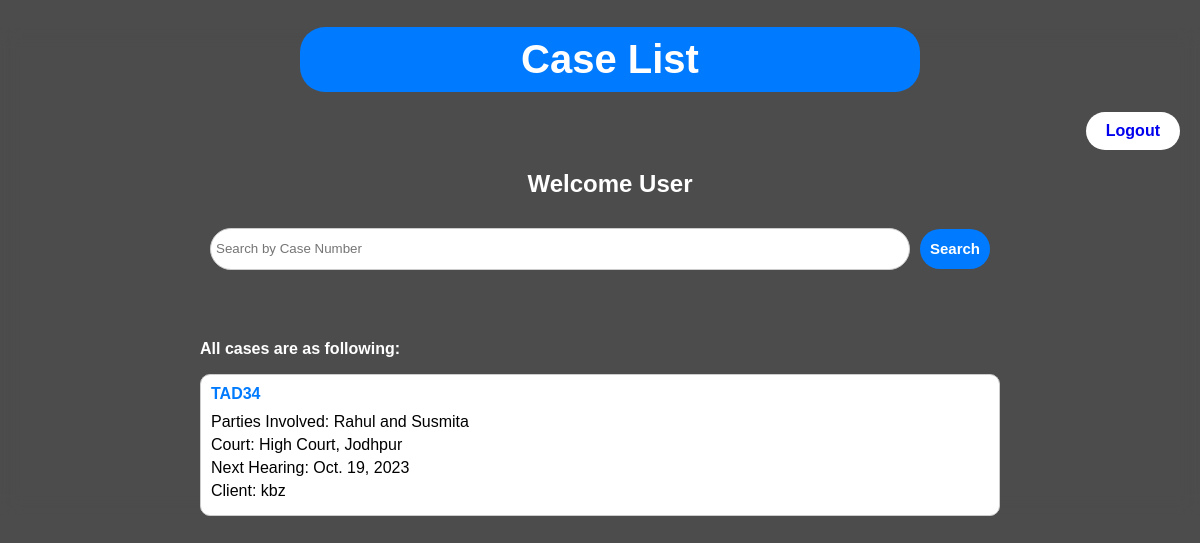
/ (signed in), run on the app's committed database.
### case_management/models.py (models this page shows, shortened)
class Case(models.Model):
    case_number = models.CharField(max_length=50)
    parties_involved = models.TextField()
    court_name = models.CharField(max_length=100)
    previous_hearing = models.DateField(null=True, blank=True)
    next_hearing = models.DateField(null=True, blank=True)
    hearing_date = models.DateField(null=True, blank=True)
    hearing_time = models.TimeField(null=True, blank=True)
    client = models.ForeignKey(User, on_delete=models.CASCADE, related_name='cases', null=True)

### case_management/views.py (the view)
# urls.py: path('', views.case_list, name='case_list'),  # URL for listing cases
@login_required
def case_list(request):
    if request.user.is_superuser:
        cases = Case.objects.all()
    else:
        cases = Case.objects.filter(client=request.user.id)
    return render(request, 'case_management/case_list.html', {'cases': cases})

### case_management/templates/case_management/case_list.html (shortened to what this page needs)
<!DOCTYPE html>
<html>
<head>
</head>
<body >
    <h1>Case List</h1>
    <div class="header">
        <button class="login"><a style="text-decoration: none;" href="{% url 'user_logout' %}">Logout</a></button>
    </div>
    {% if request.user.is_superuser %}
    <h2>Welcome Admin</h2>
    {% else %}
    <h2> Welcome User</h2>
    {% endif %}
    <div class="container">
        <form id="search-form-container">
            <div id="search-form">
                <input type="text" id="case-number" placeholder="Search by Case Number">
                <button type="submit" id="search-button"><b>Search</b></button>
            </div>
        </form>
        <div id="search-results">
        </div>
        <div> <b style="color: #fff;">All cases are as following: </b> </div>
        <ul class="case-list">
            {% for case in cases %}
                <li>
                    <a href="{% url 'case_detail' case.id %}">{{ case.case_number }}</a>
                    <div class="case-info">
                        <p>Parties Involved: {{ case.parties_involved }}</p>
                        <p>Court: {{ case.court_name }}</p>
                        <p>Next Hearing: {{ case.next_hearing }}</p>
                        <p>Client: {{ case.client }}</p>
                    </div>
                </li>
            {% empty %}
                <li>No cases available.</li>
            {% endfor %}
        </ul>
    </div>
</body>
</html>

### case_management/templates/case_management/case_list.html (style rules this page uses)
body { font-family: Arial, sans-serif; background-image: linear-gradient(rgba(0,0,0,0.7),rgba(0,0,0,.7)),url(https://cdn.thewire.in/wp-content/uploads/2018/01/13134741/SC1-e1525350670846.jpg); backdrop-filter: blur(9px); background-repeat: no-repeat; background-attachment: fixed; margin: 0; background-size: 150%; padding: 0; background-position: center; width: 100%; height: 100%; }
h1 { background-color: #007BFF; color: #fff; padding: 10px; margin-bottom: 20px; text-align: center; width: 50%; margin-left: 25%; border-radius: 25px; font-family: Verdana, Geneva, Tahoma, sans-serif; font-size: 40px; }
.container { max-width: 800px; margin: 0 auto; }
#search-form-container { background-color: #f0f0f0; padding: 10px; margin-bottom: 20px; background: transparent; }
#search-form { display: flex; align-items: center; }
#case-number { flex-grow: 1; margin-right: 10px; padding: 5px; border: 1px solid #ccc; border-radius: 25px; height: 30px; }
#search-button { background-color: #007BFF; color: #fff; padding: 5px 10px; border: none; border-radius: 25px; cursor: pointer; font-size: 15px; height: 40px; text-align: center; }
#search-results { background-color: #f0f0f0; padding: 10px; margin-bottom: 20px; background: transparent; border-radius: 25px; }
.case-list { list-style-type: none; padding: 0; }
.case-list li { margin: 0 0 20px; border: 1px solid #ccc; padding: 10px; border-radius: 3px; background-color: #fff; border-radius: 10px; }
.case-list li a { font-weight: bold; text-decoration: none; color: #007BFF; }
.case-info { margin-top: 10px; }
.case-info p { margin: 5px 0; }
.header { text-align: right ; margin-right: 20px; }
.login { display: inline-block; padding: 10px 20px; font-size: 16px; font-weight: bold; text-align: center; text-decoration: none; border: none; border-radius: 20px; cursor: pointer; background-color: #fff; color: #ffffff; transition: background-color 0.3s, color 0.3s; }
h2 { color:#fff; margin-left: 20px; text-align: center; color: white; font-family: Verdana, Geneva, Tahoma, sans-serif; }

### data on the page
Case: case_number "TAD34", parties_involved "Rahul and Susmita", court_name "High Court, Jodhpur", next_hearing "Oct. 19, 2023", client "kbz"
